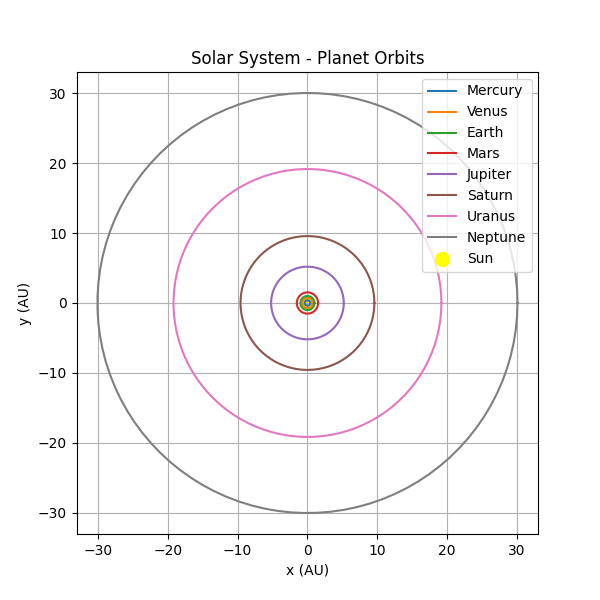

Reproduce this figure in Python.
import matplotlib.pyplot as plt
import numpy as np

# Planetary orbit sizes and positions (distances in AU)
planet_orbits = {
    'Mercury': 0.39,
    'Venus': 0.72,
    'Earth': 1.0,
    'Mars': 1.52,
    'Jupiter': 5.2,
    'Saturn': 9.58,
    'Uranus': 19.18,
    'Neptune': 30.07
}

# Angles for plotting the orbits
theta = np.linspace(0, 2 * np.pi, 100)

# Plot the orbits of the planets
plt.figure(figsize=(6,6))
for planet, distance in planet_orbits.items():
    x = distance * np.cos(theta)
    y = distance * np.sin(theta)
    plt.plot(x, y, label=planet)

# Plot the Sun at the center
plt.scatter(0, 0, color='yellow', s=100, label='Sun')  # Sun

# Title and labels
plt.title('Solar System - Planet Orbits')
plt.xlabel('x (AU)')
plt.ylabel('y (AU)')
plt.legend()

# Ensure equal aspect ratio and show grid
plt.gca().set_aspect('equal', adjustable='box')
plt.grid(True)

# Display the plot
plt.show()
